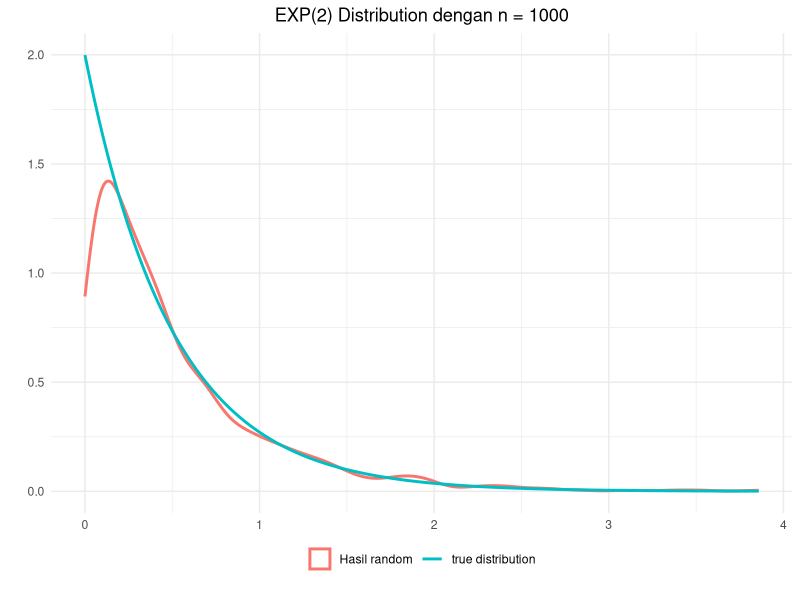
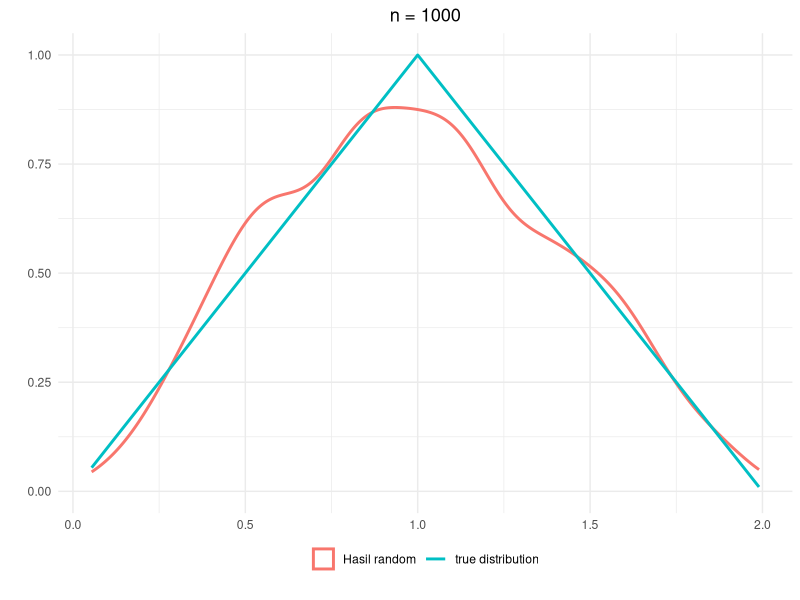
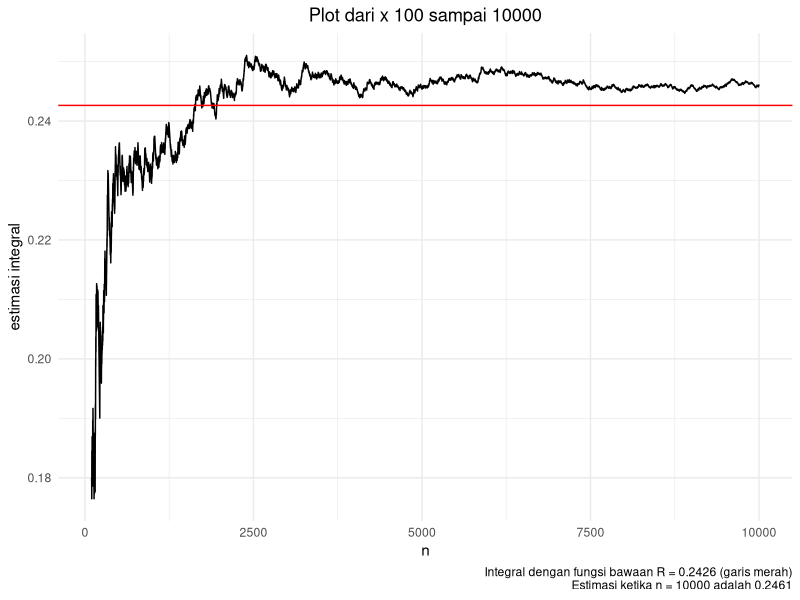
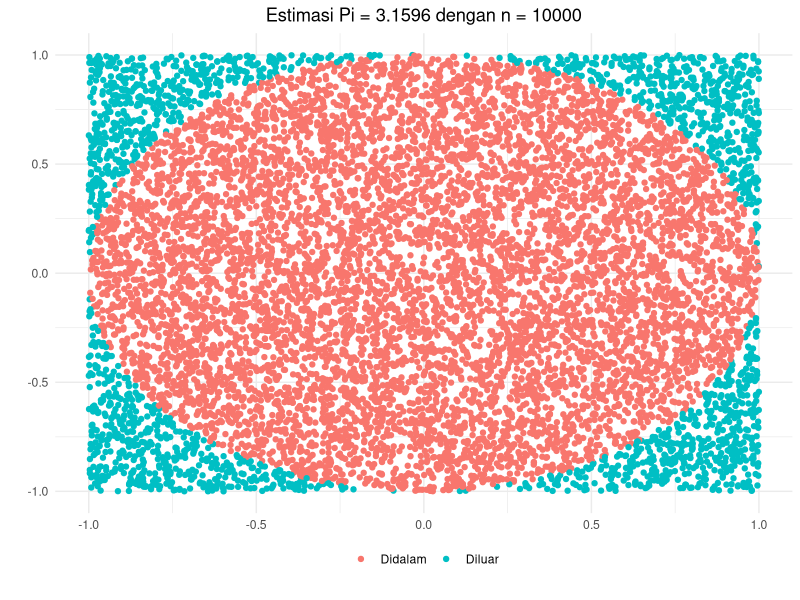

R code for these plots, in order:
## ---- chunk 1
library(ggplot2)
## ---- chunk 2
rand.diskrit <- function(Fx, ...){
   u <- runif(1)
   i <- 1
   while(Fx(i, ...) < u ){
      i <- i + 1
   }
   i 
}
## ---- chunk 3
rand.binom <- function(n, ...){
   x <- c()
   for(i in 1:n){
      x[i] <- rand.diskrit(pbinom, ...)
   }
   x
}
## ---- chunk 4
rand.binom(100, size = 40, p = 0.5)
## ---- chunk 5
beta <- 0.5 
n <- 1000
x <- runif(n)
y <- -beta*log(1-x)

ggplot() +
      geom_density(data = data.frame(x = y), 
                   aes(x, color = "Hasil random"), size = 1) +
      stat_function(fun = dexp, n = 1000, args = list(rate = 1/beta), 
                                size = 1, aes(color = "true distribution")) +
      labs(x = "", y = "", title = "EXP(2) Distribution dengan n = 1000") +
      theme_minimal() +
      theme(legend.position = "bottom",
            legend.title = element_blank(),
            legend.box.margin = margin(-20, 0, 10, 0),
            plot.title = element_text(hjust = 0.5))
## ---- chunk 6
fx <- function(x){
      y <- rep(0, length(x))
      for(i in 1:length(x)){
            if((0<x[i]) & (x[i]<1)) y[i] <- x[i]
            else if((1 <= x[i]) & (x[i] < 2)) y[i] <- 2 - x[i]
            else y[i] <- 0
      }
      y
}
## ---- chunk 7
rejection <- function(fx, a, b, k){
      while (TRUE) {
            x <- runif(1, a, b)
            y <- runif(1, 0, k)
            if(y < fx(x)) return(x) 
      }
}
## ---- chunk 8
rand.fx <- function(n){
      y <- rep(0, n)
      for(i in 1:n){
            y[i] <- rejection(fx, 0, 2, 1)
      }
      y
}
## ---- chunk 9
y <- rand.fx(1000)

ggplot() +
      geom_density(data = data.frame(x = y), 
                   aes(x, color = "Hasil random"), size = 1) +
      stat_function(fun = fx, n = 1000, 
                                size = 1, aes(color = "true distribution")) +
      labs(x = "", y = "", title = "n = 1000") +
      theme_minimal() +
      theme(legend.position = "bottom",
            legend.title = element_blank(),
            legend.box.margin = margin(-20, 0, 10, 0),
            plot.title = element_text(hjust = 0.5))
## ---- chunk 10
a <- 0
b <- 1
f <- function(x) ((sin(10 * x^2))^2 * sin(x)) * x + 0.1

n <- 100000
x <- runif(n, a, b)
y <- f(x)
ybar <- mean(y)
integral <- (b-a)*ybar
integral
## ---- chunk 11
integrate(f, a, b)
## ---- chunk 12
a1 <- 0
b1 <- pi
a2 <- 0
b2 <- 2*pi
a3 <- 10
b3 <- 11

n <- 1000000
x <- runif(n,a1,b1)
y <- runif(n,a2,b2)
z <- runif(n,a3,b3)

fs.int <- function(x,y,z){
      k<-9/(2*pi)
      (sin(x))^3*k*z^2
}

fs <- fs.int(x,y,z)
int <- (b3-a3) * (b2-a2) * (b1-a1) * mean(fs)
int
## ---- chunk 13
simulasiIntegral <- function(n, func, xmin = 0, xmax = 1, batasBawahPlot = 100, k = 1, plot = TRUE){
      res <- rep(0, n)
      numberIn <- 0
      for(i in 1:n){
            x1 <- runif(1, xmin, xmax)
            y1 <- runif(1, 0, k)
            g1 <- func(x1)
            if(y1 <= g1){
                  numberIn <- numberIn + 1
            }
            res[i] <- numberIn/i
      }
      
      if(plot){
         if(n < batasBawahPlot) batasBawahPlot <- 0
         realInt <- integrate(func, xmin, xmax)$value
      
         require(ggplot2)
         ggplot() +
               geom_line(data = data.frame(y = res[batasBawahPlot:n]), aes(y = y, x = batasBawahPlot:n)) +
               geom_hline(yintercept = realInt, color = "red") +
               labs(x = "n", 
                    y = "estimasi integral", 
                    title = paste("Plot dari x", batasBawahPlot, "sampai", n),
                    caption = paste("Integral dengan fungsi bawaan R =", round(realInt,4), "(garis merah)\nEstimasi ketika n =", n , "adalah", res[n])) +
               theme_minimal() +
               theme(legend.position = "bottom",
                     legend.title = element_blank(),
                     legend.box.margin = margin(-20, 0, 10, 0),
                     plot.title = element_text(hjust = 0.5))
      } else{
         return(res[n])
      }
}
## ---- chunk 14
f <- function(x) ((sin(10 * x^2))^2 * sin(x)) * x + 0.1
set.seed(72)
simulasiIntegral(10000, func = f)
## ---- chunk 15
getPi <- function(n, plot = FALSE){
   x <- runif(n, -1, 1)
   y <- runif(n, -1, 1)   
   
   # Menghitung titik yang ada didalam lingkaran
   z <- sqrt(x^2 + y^2)
   inCircle <- sum(z <= 1)
   estimasi <- 4 * inCircle / n  
   
   if(plot){
      require(ggplot2)
      df <- data.frame(x = x,
                       y = y,
                       inCircle = ifelse(z <= 1, "Didalam", "Diluar"))
      ggplot() +
         geom_point(data = df, aes(x = x, y = y, color = inCircle)) +
         labs(x = "", 
              y = "",
              title = paste("Estimasi Pi =", estimasi, "dengan n =", n)) +
         theme_minimal() +
         theme(legend.position = "bottom",
               legend.title = element_blank(),
               legend.box.margin = margin(-20, 0, 10, 0),
               plot.title = element_text(hjust = 0.5))
         
   } else{
      estimasi
   }
}
## ---- chunk 16
set.seed(27)
getPi(10000, plot = TRUE)
## ---- chunk 17
set.seed(72)
estimasiPi <- getPi(1000000, plot = FALSE)
estimasiPi
## ---- chunk 18
pi
## ---- chunk 19
estimasiPi - pi
